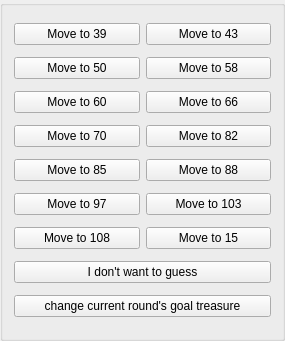
   <widget class="QGroupBox" name="equal_dice_choices">
    <property name="geometry">
     <rect>
      <x>800</x>
      <y>310</y>
      <width>285</width>
      <height>341</height>
     </rect>
    </property>
    <property name="styleSheet">
     <string notr="true"/>
    </property>
    <property name="title">
     <string/>
    </property>
    <layout class="QVBoxLayout" name="verticalLayout_8">
     <item>
      <layout class="QHBoxLayout" name="horizontalLayout_10">
       <item>
        <widget class="QPushButton" name="equal_dice_button1">
         <property name="text">
          <string>Move to 39</string>
         </property>
        </widget>
       </item>
       <item>
        <widget class="QPushButton" name="equal_dice_button2">
         <property name="text">
          <string>Move to 43</string>
         </property>
        </widget>
       </item>
      </layout>
     </item>
     <item>
      <layout class="QHBoxLayout" name="horizontalLayout_11">
       <item>
        <widget class="QPushButton" name="equal_dice_button3">
         <property name="text">
          <string>Move to 50</string>
         </property>
        </widget>
       </item>
       <item>
        <widget class="QPushButton" name="equal_dice_button4">
         <property name="text">
          <string>Move to 58</string>
         </property>
        </widget>
       </item>
      </layout>
     </item>
     <item>
      <layout class="QHBoxLayout" name="horizontalLayout_12">
       <item>
        <widget class="QPushButton" name="equal_dice_button5">
         <property name="text">
          <string>Move to 60</string>
         </property>
        </widget>
       </item>
       <item>
        <widget class="QPushButton" name="equal_dice_button6">
         <property name="text">
          <string>Move to 66</string>
         </property>
        </widget>
       </item>
      </layout>
     </item>
     <item>
      <layout class="QHBoxLayout" name="horizontalLayout_15">
       <item>
        <widget class="QPushButton" name="equal_dice_button7">
         <property name="text">
          <string>Move to 70</string>
         </property>
        </widget>
       </item>
       <item>
        <widget class="QPushButton" name="equal_dice_button8">
         <property name="text">
          <string>Move to 82</string>
         </property>
        </widget>
       </item>
      </layout>
     </item>
     <item>
      <layout class="QHBoxLayout" name="horizontalLayout_13">
       <item>
        <widget class="QPushButton" name="equal_dice_button9">
         <property name="text">
          <string>Move to 85</string>
         </property>
        </widget>
       </item>
       <item>
        <widget class="QPushButton" name="equal_dice_button10">
         <property name="text">
          <string>Move to 88</string>
         </property>
        </widget>
       </item>
      </layout>
     </item>
     <item>
      <layout class="QHBoxLayout" name="horizontalLayout_14">
       <item>
        <widget class="QPushButton" name="equal_dice_button11">
         <property name="text">
          <string>Move to 97</string>
         </property>
        </widget>
       </item>
       <item>
        <widget class="QPushButton" name="equal_dice_button12">
         <property name="text">
          <string>Move to 103</string>
         </property>
        </widget>
       </item>
      </layout>
     </item>
     <item>
      <layout class="QHBoxLayout" name="horizontalLayout_4">
       <item>
        <widget class="QPushButton" name="equal_dice_button13">
         <property name="text">
          <string>Move to 108</string>
         </property>
        </widget>
       </item>
       <item>
        <widget class="QPushButton" name="equal_dice_button14">
         <property name="text">
          <string>Move to 15</string>
         </property>
        </widget>
       </item>
      </layout>
     </item>
     <item>
      <widget class="QPushButton" name="dont_guess">
       <property name="text">
        <string>I don't want to guess</string>
       </property>
      </widget>
     </item>
     <item>
      <widget class="QPushButton" name="change_goal_treasure">
       <property name="text">
        <string>change current round's goal treasure</string>
       </property>
      </widget>
     </item>
    </layout>
   </widget>
